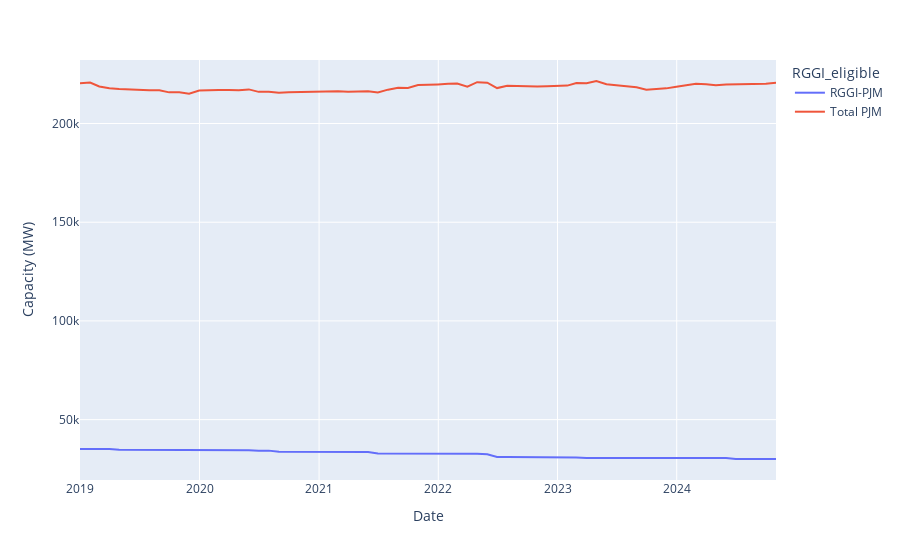

Write notebook code for a chart like this one.
### Code cell
px.line(compare.rename(columns={1:'RGGI-PJM'}).iloc[:,-2:],labels={'value':'Capacity (MW)'})
